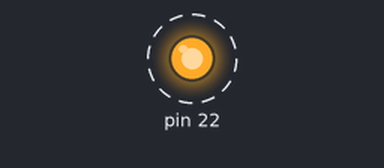
A sketch run on a simulated Arduino Mega 2560, built with avr-gcc and run on an emulated ATmega2560. Shown: output pins drawn as LEDs (lit = HIGH). Dashed ring = blinking.

Above: at 0.5 s.
Timing chart, 0 to 4.6 s (numbered marks = the images above):
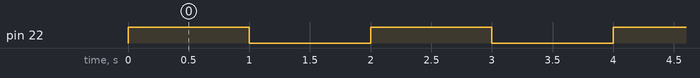

The sketch:

p1.ino
```cpp
#include <avr/io.h>
#define F_CPU 16000000UL

void T0Delay();

int main(void) {
  DDRA |= (1 << PA0);

  while (1) {
    PORTA ^= 0x01;
    T0Delay();
  }
  return 0;
}

void T0Delay() {
  TCNT1 = 0xC2F7;  //1 sec delay
  TCCR1B = 0X05;
  while ((TIFR1 & (1 << TOV1)) == 0)
    ;
  TCCR1B = 0;
  TIFR1 = 0X01;
}
```

Measured:
- by itself, pin 22: alternates HIGH for 1.0 s and LOW for 1.0 s
